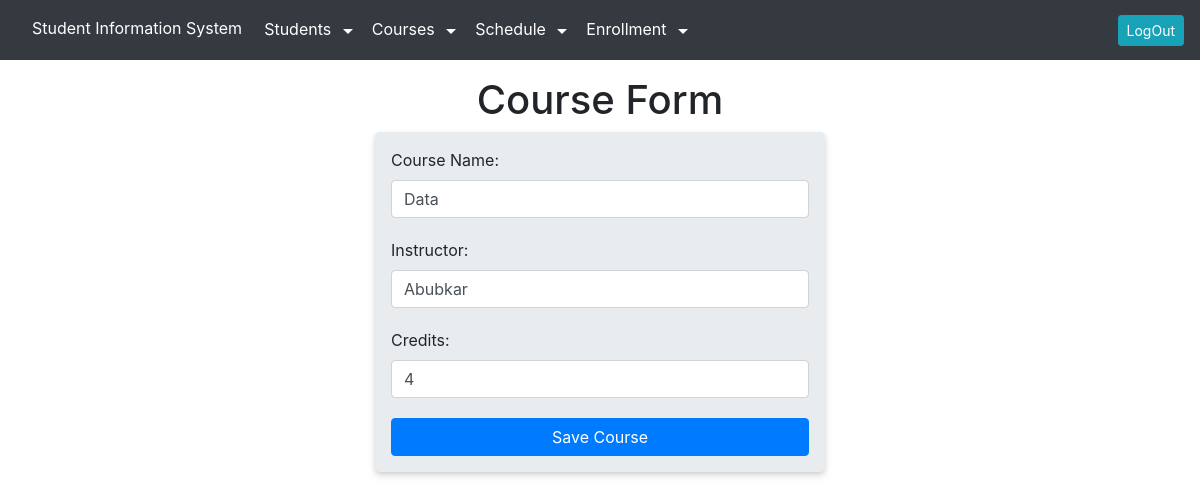
Page /courseupdate/13/ (signed in) on the committed database.
### sis_app/models.py (models this page shows, shortened)
class Course(models.Model):
    id = models.AutoField(primary_key=True)
    name = models.CharField(max_length=100)
    instructor = models.CharField(max_length=100)
    credits = models.IntegerField()

### sis_app/views.py (the view)
# urls.py: path('courseupdate/<int:id>/', views.course_update_view, name='course_update'),
@login_required
def course_update_view(request, id):
    course = Course.objects.get(id=id)
    form = CourseForm(instance=course)
    if request.method == 'POST':
        form = CourseForm(request.POST, instance=course)
        if form.is_valid():
            form.save()
            return redirect('course_list')
    return render(request, 'course_form.html', {'form': form})

### sis_app/forms.py
class CourseForm(forms.ModelForm):
    class Meta:
        model = Course
        fields = '__all__'
        labels = {
            'name': 'Course Name',
            'instructor': 'Instructor',
            'credits': 'Credits',
        }
        widgets = {
            'name': forms.TextInput(
                attrs={'placeholder': 'E.g Data Science', 'class': 'form-control'}),
            'instructor': forms.TextInput(
                attrs={'placeholder': 'E.g John Doe', 'class': 'form-control'}),
            'credits': forms.NumberInput(
                attrs={'placeholder': 'E.g 3', 'class': 'form-control'}),
        }

### sis_app/templates/course_form.html (shortened to what this page needs)
{% extends "layout.html" %}
{% block content %}
<h1 class="text-center"> Course Form </h1>
<form method="POST"  class="jumbotron  light-shadow maxWidth mx-auto p-3">
    <div class="d-flex flex-column gap5">
{{form}}
<button class="btn btn-primary btn-block" type="submit">Save Course</button>
</div>
</form>
{%endblock%}

### sis_app/templates/layout.html (style rules this page uses)
.gap5 { gap: 20px; }
body { padding-top: 56px; }
.light-shadow { box-shadow: 0 2px 4px rgba(0, 0, 0, 0.1), 0 4px 8px rgba(0, 0, 0, 0.1); }
.maxWidth { max-width: 450px; width: 100%; }

### rows in the picture
Course: name "Data", instructor "Abubkar", credits "4"
